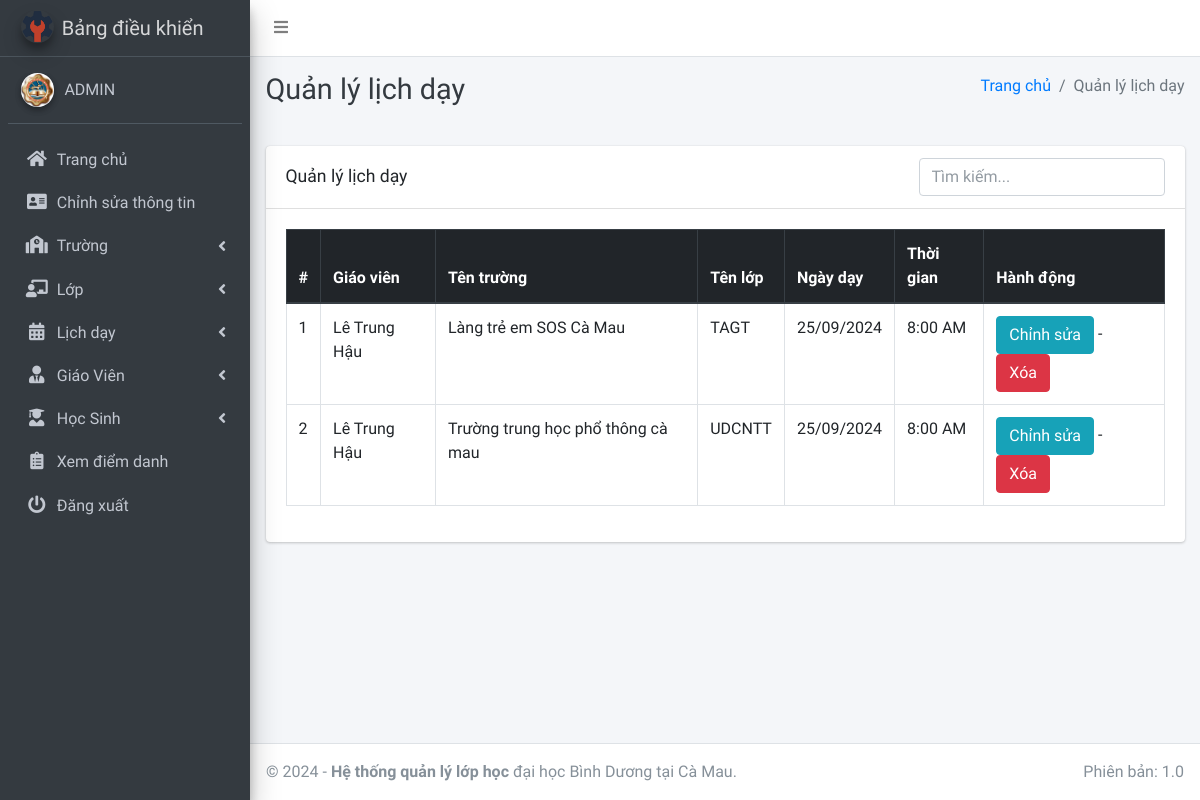
The page /session/manage/ (signed in) on the database as committed earlier.
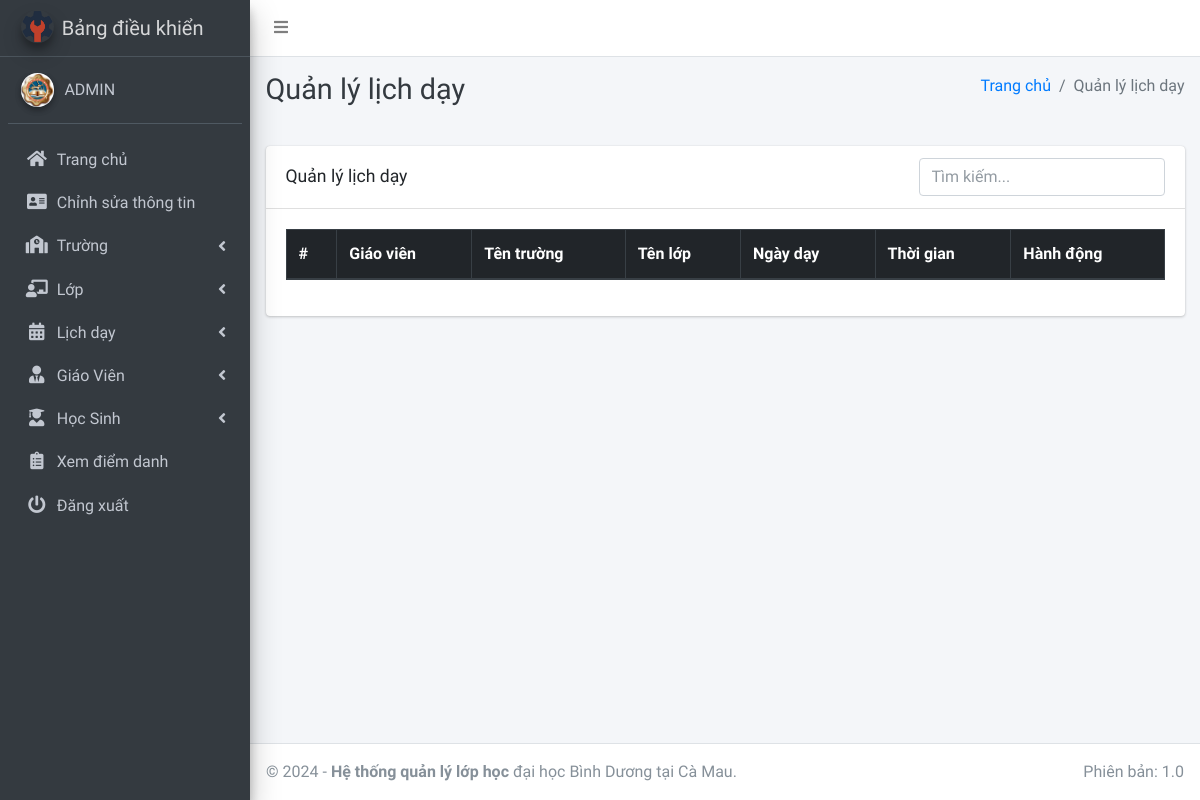
The same page on the database as committed later.
### main_app/models.py (models this page shows, shortened)
class TeachingSchedule(models.Model):
    staff = models.ForeignKey(Staff, on_delete=models.CASCADE)
    school_name = models.ForeignKey(Course, on_delete=models.CASCADE)
    class_name = models.ForeignKey(Subject, on_delete=models.CASCADE)
    schedule_date = models.DateField()
    start_time = models.TimeField()
    created_at = models.DateTimeField(auto_now_add=True)
    updated_at = models.DateTimeField(auto_now=True)

class Staff(models.Model):
    course = models.ForeignKey(Course, on_delete=models.CASCADE, null=True, blank=False)
    admin = models.OneToOneField(CustomUser, on_delete=models.CASCADE)
    def __str__(self):
        return self.admin.last_name + " " + self.admin.first_name

class CustomUser(AbstractUser):
    USER_TYPE = ((1, "HOD"), (2, "Staff"), (3, "Student"))
    GENDER = [("M", "Nam"), ("F", "Nữ")]
    username = None
    email = models.EmailField(unique=True, null=True, blank=True)
    student_id = models.CharField(max_length=20, unique=True, null=True, blank=True)
    user_type = models.CharField(default=1, choices=USER_TYPE, max_length=1)
    gender = models.CharField(max_length=1, choices=GENDER)
    profile_pic = models.ImageField(null=True, blank=True)
    address = models.TextField()
    qr_code = models.ImageField(
        upload_to="QR/", null=True, blank=True
    )  # Thêm trường lưu mã QR
    created_at = models.DateTimeField(auto_now_add=True)
    updated_at = models.DateTimeField(auto_now=True)
    USERNAME_FIELD = "student_id"  # Mặc định là student_id
    REQUIRED_FIELDS = []
    objects = CustomUserManager()

class Course(models.Model):
    name = models.CharField(max_length=120, null=True) #tên trường
    created_at = models.DateTimeField(auto_now_add=True)
    updated_at = models.DateTimeField(auto_now=True)
    def __str__(self):
        return self.name

class Subject(models.Model):
    name = models.CharField(max_length=120) #tên lớp
    staff = models.ForeignKey(Staff, on_delete=models.CASCADE, null=True, blank=False)
    course = models.ForeignKey(Course, on_delete=models.CASCADE)
    updated_at = models.DateTimeField(auto_now=True)
    created_at = models.DateTimeField(auto_now_add=True)
    def __str__(self):
        return self.name

### main_app/hod_views.py (the view)
# urls.py: path("session/manage/", hod_views.manage_session, name='manage_session'),
def manage_session(request):
    sessions = TeachingSchedule.objects.all()
    context = {"sessions": sessions, "page_title": "Quản lý lịch dạy"}
    return render(request, "hod_template/manage_session.html", context)

### main_app/templates/hod_template/manage_session.html (shortened to what this page needs)
{% extends 'main_app/base.html' %}
{% load static %}
{% block page_title %}{{page_title}}{% endblock page_title %}
{% block content %}
<section class="content">
    <div class="container-fluid">
        <div class="row">
            <div class="col-md-12">
                <div class="card">
                    <div class="card-header d-flex justify-content-between align-items-center">
                        <h3 class="card-title">{{page_title}}</h3>
                        <div class="ml-auto">
                            <input type="text" id="searchInput" onkeyup="searchTable()" class="form-control" placeholder="Tìm kiếm...">
                        </div>
                    </div>
                    <div class="card-body">
                        <div class="table-responsive">
                            <table id="example2" class="table table-bordered table-hover ">
                                <thead class="thead-dark">
                                    <tr>
                                        <th>#</th>
                                        <th>Giáo viên</th>
                                        <th>Tên trường</th>
                                        <th>Tên lớp</th>
                                        <th>Ngày dạy</th>
                                        <th>Thời gian</th>
                                        <th>Hành động</th>
                                    </tr>
                                </thead>
                                <tbody>
                                    {% for session in sessions %}
                                    <tr>
                                        <td>{{ forloop.counter }}</td>
                                        <td>{{ session.staff }}</td>
                                        <td>{{ session.school_name }}</td>
                                        <td>{{ session.class_name }}</td>
                                        <td>{{ session.schedule_date|date:"d/m/Y" }}</td>
                                        <td>{{ session.start_time|date:"g:i A" }}</td>
                                        <td>
                                            <a href="{% url 'edit_session' session.id %}" class="btn btn-info">Chỉnh sửa</a> -
                                            <a href="{% url 'delete_session' session.id %}" onclick="return confirm('Bạn có chắc chắn muốn xóa cái này không ?')" class="btn btn-danger">Xóa</a>
                                        </td>
                                    </tr>
                                    {% endfor %}
                                </tbody>
                            </table>
                        </div>
                    </div>
                </div>
            </div>
        </div>
    </div>
</section>
{% endblock content %}

Rows that differ between the two databases and show on the page:
removed TeachingSchedule: staff "Lê Trung Hậu", school_name "Làng trẻ em SOS Cà Mau", class_name "TAGT", schedule_date "25/09/2024", start_time "8:00 AM"
removed TeachingSchedule: staff "Lê Trung Hậu", school_name "Trường trung học phổ thông cà mau", class_name "UDCNTT", schedule_date "25/09/2024", start_time "8:00 AM"
